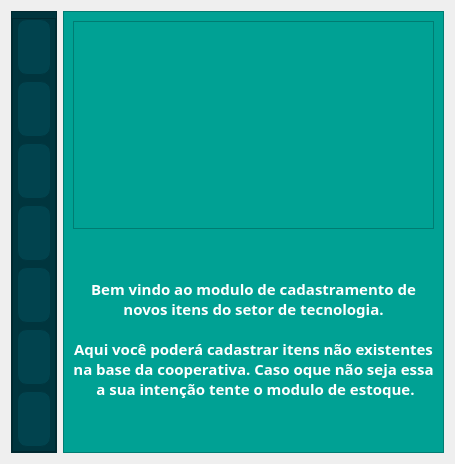
            <widget class="QWidget" name="page_3">
             <layout class="QHBoxLayout" name="horizontalLayout_6">
              <item>
               <widget class="QFrame" name="frame_3">
                <property name="maximumSize">
                 <size>
                  <width>200</width>
                  <height>16777215</height>
                 </size>
                </property>
                <property name="styleSheet">
                 <string notr="true">background-color: rgb(0, 53, 62);</string>
                </property>
                <property name="frameShape">
                 <enum>QFrame::StyledPanel</enum>
                </property>
                <property name="frameShadow">
                 <enum>QFrame::Raised</enum>
                </property>
                <layout class="QVBoxLayout" name="verticalLayout_3">
                 <property name="leftMargin">
                  <number>0</number>
                 </property>
                 <property name="topMargin">
                  <number>0</number>
                 </property>
                 <property name="rightMargin">
                  <number>0</number>
                 </property>
                 <property name="bottomMargin">
                  <number>0</number>
                 </property>
                 <item>
                  <widget class="QFrame" name="frame_7">
                   <property name="maximumSize">
                    <size>
                     <width>16777215</width>
                     <height>150</height>
                    </size>
                   </property>
                   <property name="styleSheet">
                    <string notr="true">	background-image: url(:/novo/Controle/novo/novoo.png);
	background-position:center;
	background-repeat: no-repeat;
</string>
                   </property>
                   <property name="frameShape">
                    <enum>QFrame::StyledPanel</enum>
                   </property>
                   <property name="frameShadow">
                    <enum>QFrame::Raised</enum>
                   </property>
                  </widget>
                 </item>
                 <item>
                  <widget class="QFrame" name="frame_8">
                   <property name="frameShape">
                    <enum>QFrame::StyledPanel</enum>
                   </property>
                   <property name="frameShadow">
                    <enum>QFrame::Raised</enum>
                   </property>
                   <layout class="QVBoxLayout" name="verticalLayout_4">
                    <property name="leftMargin">
                     <number>4</number>
                    </property>
                    <property name="topMargin">
                     <number>0</number>
                    </property>
                    <property name="rightMargin">
                     <number>4</number>
                    </property>
                    <property name="bottomMargin">
                     <number>4</number>
                    </property>
                    <item>
                     <widget class="QPushButton" name="buttonCel">
                      <property name="minimumSize">
                       <size>
                        <width>0</width>
                        <height>56</height>
                       </size>
                      </property>
                      <property name="layoutDirection">
                       <enum>Qt::LeftToRight</enum>
                      </property>
                      <property name="styleSheet">
                       <string notr="true">QPushButton{
	background-image: url(:/novo/Controle/novo/celular.png);
	background-position:center;
	background-repeat: no-repeat;
	background-color: rgb(1, 67, 78);
	border: 1px solid;
	border-color: rgb(0, 53, 62);
	border-radius: 10px;
	
}

QPushButton:hover{
background-color: rgb(1, 87, 100);
}

QPushButton:pressed{
background-image: url(:/novo/Controle/novo/celpress.png);
background-color: rgb(0, 64, 74);
}
</string>
                      </property>
                      <property name="text">
                       <string/>
                      </property>
                     </widget>
                    </item>
                    <item>
                     <widget class="QPushButton" name="buttonDesk">
                      <property name="minimumSize">
                       <size>
                        <width>0</width>
                        <height>56</height>
                       </size>
                      </property>
                      <property name="styleSheet">
                       <string notr="true">QPushButton{
	background-image: url(:/novo/Controle/novo/desk.png);
	background-position:center;
	background-repeat: no-repeat;
	background-color: rgb(1, 67, 78);
	border: 1px solid;
	border-color: rgb(0, 53, 62);
	border-radius: 10px;
}

QPushButton:hover{
background-image: url(:/novo/Controle/novo/desk.png);
background-color: rgb(1, 87, 100);
}

QPushButton:pressed{
background-image: url(:/novo/Controle/novo/deskpress.png);
background-color: rgb(0, 64, 74);


}
</string>
                      </property>
                      <property name="text">
                       <string/>
                      </property>
                     </widget>
                    </item>
                    <item>
                     <widget class="QPushButton" name="buttonNote">
                      <property name="minimumSize">
                       <size>
                        <width>0</width>
                        <height>56</height>
                       </size>
                      </property>
                      <property name="styleSheet">
                       <string notr="true">QPushButton{
background-image: url(:/novo/Controle/novo/note.png);
	background-position:center;
	background-repeat: no-repeat;
	background-color: rgb(1, 67, 78);
	border: 1px solid;
	border-color: rgb(0, 53, 62);
	border-radius: 10px;
}

QPushButton:hover{
background-color: rgb(1, 87, 100);
}

QPushButton:pressed{
background-image: url(:/novo/Controle/novo/notepress.png);
background-color: rgb(0, 64, 74);

}
</string>
                      </property>
                      <property name="text">
                       <string/>
                      </property>
                     </widget>
                    </item>
                    <item>
                     <widget class="QPushButton" name="buttonMon">
                      <property name="minimumSize">
                       <size>
                        <width>0</width>
                        <height>56</height>
                       </size>
                      </property>
                      <property name="styleSheet">
                       <string notr="true">QPushButton{
background-image: url(:/novo/Controle/novo/monitor.png);
	background-position:center;
	background-repeat: no-repeat;
	background-color: rgb(1, 67, 78);
	border: 1px solid;
	border-color: rgb(0, 53, 62);
	border-radius: 10px;
}

QPushButton:hover{
background-color: rgb(1, 87, 100);
}

QPushButton:pressed{
background-image: url(:/novo/Controle/novo/mopress.png);
background-color: rgb(0, 64, 74);


}
</string>
                      </property>
                      <property name="text">
                       <string/>
                      </property>
                     </widget>
                    </item>
                    <item>
                     <widget class="QPushButton" name="buttonPeri">
                      <property name="minimumSize">
                       <size>
                        <width>0</width>
                        <height>56</height>
                       </size>
                      </property>
                      <property name="styleSheet">
                       <string notr="true">QPushButton{
	
	background-image: url(:/novo/Controle/novo/perifericos.png);
	background-position:center;
	background-repeat: no-repeat;
	background-color: rgb(1, 67, 78);
	border: 1px solid;
	border-color: rgb(0, 53, 62);
	border-radius: 10px;
}

QPushButton:hover{
background-color: rgb(1, 87, 100);
}

QPushButton:pressed{
background-image: url(:/novo/Controle/novo/peripress.png);
background-color: rgb(0, 64, 74);

}
</string>
                      </property>
                      <property name="text">
                       <string/>
                      </property>
                     </widget>
                    </item>
                    <item>
                     <widget class="QPushButton" name="buttonWin">
                      <property name="minimumSize">
                       <size>
                        <width>0</width>
                        <height>56</height>
                       </size>
                      </property>
                      <property name="styleSheet">
                       <string notr="true">QPushButton{
	
	background-image: url(:/novo/Controle/novo/windows.png);
	background-position:center;
	background-repeat: no-repeat;
	background-color: rgb(1, 67, 78);
	border: 1px solid;
	border-color: rgb(0, 53, 62);
	border-radius: 10px;
}

QPushButton:hover{
background-color: rgb(1, 87, 100);
}

QPushButton:pressed{
background-image: url(:/novo/Controle/novo/winpress.png);
background-color: rgb(0, 64, 74);


}
</string>
                      </property>
                      <property name="text">
                       <string/>
                      </property>
                     </widget>
                    </item>
                    <item>
                     <widget class="QPushButton" name="buttonOff">
                      <property name="minimumSize">
                       <size>
                        <width>0</width>
                        <height>56</height>
                       </size>
                      </property>
                      <property name="styleSheet">
                       <string notr="true">QPushButton{
	
	background-image: url(:/novo/Controle/novo/office.png);
	background-position:center;
	background-repeat: no-repeat;
	background-color: rgb(1, 67, 78);
	border: 1px solid;
	border-color: rgb(0, 53, 62);
	border-radius: 10px;
}

QPushButton:hover{
background-color: rgb(1, 87, 100);
}

QPushButton:pressed{
background-image: url(:/novo/Controle/novo/offpress.png);
background-color: rgb(0, 64, 74);


}
</string>
                      </property>
                      <property name="text">
                       <string/>
                      </property>
                     </widget>
                    </item>
                   </layout>
                  </widget>
                 </item>
                </layout>
               </widget>
              </item>
              <item>
               <widget class="QFrame" name="frame_5">
                <property name="styleSheet">
                 <string notr="true">background-color: rgb(0, 161, 148);</string>
                </property>
                <property name="frameShape">
                 <enum>QFrame::StyledPanel</enum>
                </property>
                <property name="frameShadow">
                 <enum>QFrame::Raised</enum>
                </property>
                <layout class="QVBoxLayout" name="verticalLayout_5">
                 <item>
                  <widget class="QFrame" name="frame_9">
                   <property name="styleSheet">
                    <string notr="true">background-image: url(:/novo/Controle/novo/Novo.png);
background-position:center;
	background-repeat: no-repeat;</string>
                   </property>
                   <property name="frameShape">
                    <enum>QFrame::StyledPanel</enum>
                   </property>
                   <property name="frameShadow">
                    <enum>QFrame::Raised</enum>
                   </property>
                  </widget>
                 </item>
                 <item>
                  <widget class="QLabel" name="label_3">
                   <property name="font">
                    <font>
                     <family>Asap</family>
                     <pointsize>11</pointsize>
                     <weight>75</weight>
                     <bold>true</bold>
                    </font>
                   </property>
                   <property name="styleSheet">
                    <string notr="true">color: rgb(255, 255, 255);</string>
                   </property>
                   <property name="text">
                    <string>Bem vindo ao modulo de cadastramento de
novos itens do setor de tecnologia.

Aqui você poderá cadastrar itens não existentes
na base da cooperativa. Caso oque não seja essa
 a sua intenção tente o modulo de estoque.</string>
                   </property>
                   <property name="alignment">
                    <set>Qt::AlignCenter</set>
                   </property>
                  </widget>
                 </item>
                </layout>
               </widget>
              </item>
             </layout>
            </widget>
